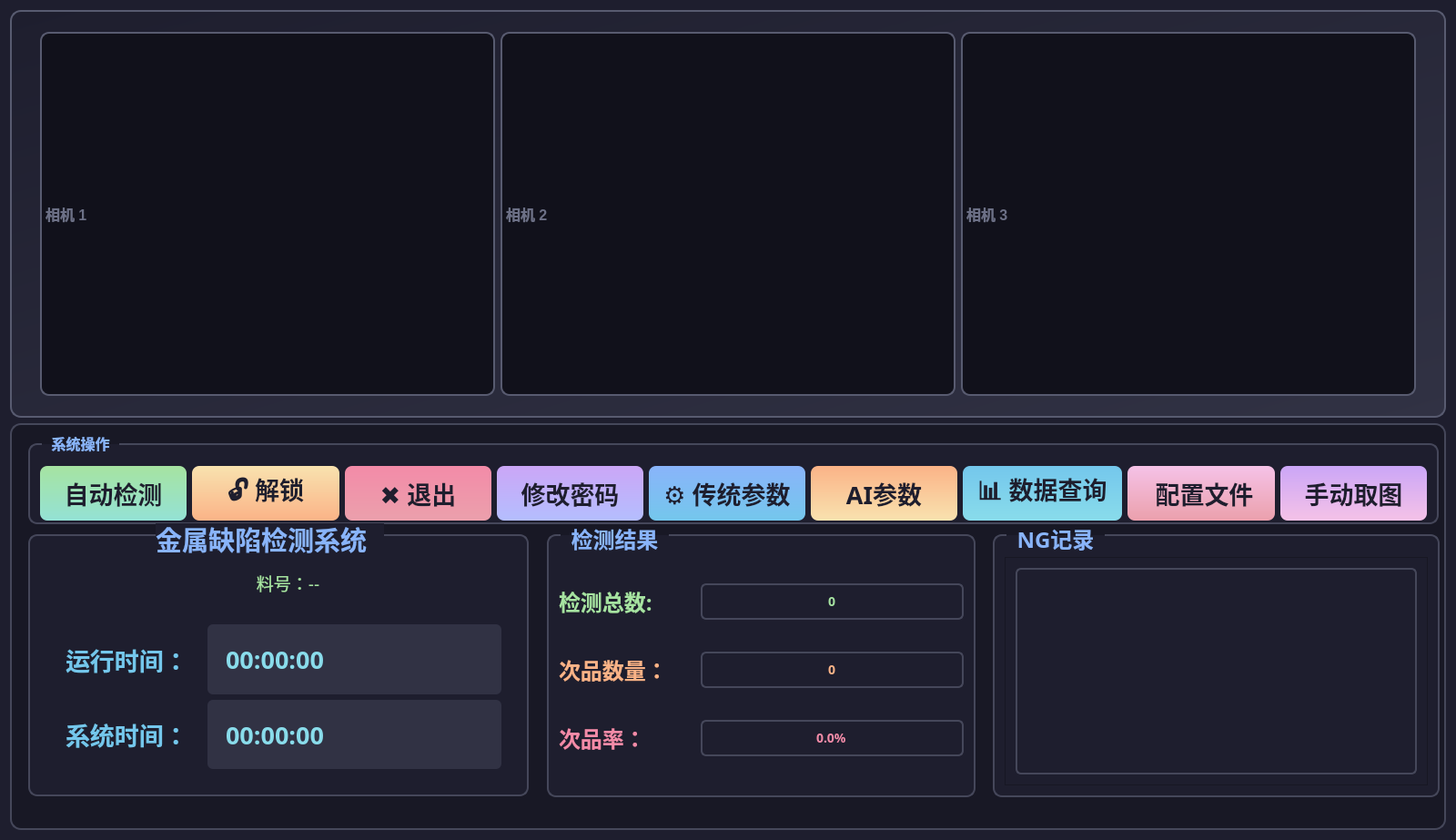
<?xml version="1.0" encoding="UTF-8"?>
<ui version="4.0">
 <class>MetalStripVisionClass</class>
 <widget class="QWidget" name="MetalStripVisionClass">
  <property name="geometry">
   <rect>
    <x>0</x>
    <y>0</y>
    <width>1600</width>
    <height>923</height>
   </rect>
  </property>
  <property name="minimumSize">
   <size>
    <width>1600</width>
    <height>900</height>
   </size>
  </property>
  <property name="windowTitle">
   <string>金属条缺陷检测</string>
  </property>
  <property name="styleSheet">
   <string notr="true">QWidget {
    background-color: #1e1e2e;
    color: #cdd6f4;
    font-family: &quot;Microsoft YaHei&quot;, &quot;Segoe UI&quot;, sans-serif;
}

QPushButton {
    background-color: qlineargradient(x1:0, y1:0, x2:0, y2:1, stop:0 #45475a, stop:1 #313244);
    color: #cdd6f4;
    border: 1px solid #585b70;
    border-radius: 8px;
    padding: 8px 16px;
    font-weight: bold;
}

QPushButton:hover {
    background-color: qlineargradient(x1:0, y1:0, x2:0, y2:1, stop:0 #585b70, stop:1 #45475a);
    border: 1px solid #74c7ec;
}

QPushButton:pressed {
    background-color: #45475a;
    padding: 6px 14px;
}

QLineEdit, QTextEdit {
    background-color: #313244;
    color: #cdd6f4;
    border: 2px solid #45475a;
    border-radius: 6px;
    padding: 6px;
    selection-background-color: #89b4fa;
}

QLineEdit:focus, QTextEdit:focus {
    border: 2px solid #89b4fa;
}

QLabel {
    color: #cdd6f4;
}

QGroupBox {
    color: #89b4fa;
    font-weight: bold;
    border: 2px solid #45475a;
    border-radius: 10px;
    margin-top: 12px;
    padding-top: 12px;
}

QGroupBox::title {
    subcontrol-origin: margin;
    left: 15px;
    padding: 0 8px;
}</string>
  </property>
  <layout class="QGridLayout" name="gridLayout">
   <item row="0" column="0">
    <widget class="QWidget" name="Show_Widget" native="true">
     <property name="styleSheet">
      <string notr="true">#Show_Widget {
    background: qlineargradient(x1:0, y1:0, x2:1, y2:1, stop:0 #1e1e2e, stop:1 #313244);
    border: 2px solid #585b70;
    border-radius: 12px;
}</string>
     </property>
     <layout class="QGridLayout" name="gridLayout_2">
      <item row="0" column="0">
       <layout class="QGridLayout" name="gridLayout_3">
        <item row="0" column="0">
         <widget class="QLabel" name="Camera1">
          <property name="sizePolicy">
           <sizepolicy hsizetype="Fixed" vsizetype="Fixed">
            <horstretch>0</horstretch>
            <verstretch>0</verstretch>
           </sizepolicy>
          </property>
          <property name="minimumSize">
           <size>
            <width>500</width>
            <height>400</height>
           </size>
          </property>
          <property name="maximumSize">
           <size>
            <width>500</width>
            <height>400</height>
           </size>
          </property>
          <property name="styleSheet">
           <string notr="true">#Camera1, #Camera2, #Camera3 {
    background-color: #11111b;
    border: 2px solid #585b70;
    border-radius: 10px;
    color: #6c7086;
    font-size: 16px;
    font-weight: bold;
    qproperty-alignment: AlignCenter;
}</string>
          </property>
          <property name="text">
           <string>相机 1</string>
          </property>
         </widget>
        </item>
        <item row="0" column="1">
         <widget class="QLabel" name="Camera2">
          <property name="sizePolicy">
           <sizepolicy hsizetype="Fixed" vsizetype="Fixed">
            <horstretch>0</horstretch>
            <verstretch>0</verstretch>
           </sizepolicy>
          </property>
          <property name="minimumSize">
           <size>
            <width>500</width>
            <height>400</height>
           </size>
          </property>
          <property name="maximumSize">
           <size>
            <width>500</width>
            <height>400</height>
           </size>
          </property>
          <property name="styleSheet">
           <string notr="true">#Camera1, #Camera2, #Camera3 {
    background-color: #11111b;
    border: 2px solid #585b70;
    border-radius: 10px;
    color: #6c7086;
    font-size: 16px;
    font-weight: bold;
    qproperty-alignment: AlignCenter;
}</string>
          </property>
          <property name="text">
           <string>相机 2</string>
          </property>
          <property name="openExternalLinks">
           <bool>false</bool>
          </property>
         </widget>
        </item>
        <item row="0" column="2">
         <widget class="QLabel" name="Camera3">
          <property name="sizePolicy">
           <sizepolicy hsizetype="Fixed" vsizetype="Fixed">
            <horstretch>0</horstretch>
            <verstretch>0</verstretch>
           </sizepolicy>
          </property>
          <property name="minimumSize">
           <size>
            <width>500</width>
            <height>400</height>
           </size>
          </property>
          <property name="maximumSize">
           <size>
            <width>500</width>
            <height>400</height>
           </size>
          </property>
          <property name="styleSheet">
           <string notr="true">#Camera1, #Camera2, #Camera3 {
    background-color: #11111b;
    border: 2px solid #585b70;
    border-radius: 10px;
    color: #6c7086;
    font-size: 16px;
    font-weight: bold;
    qproperty-alignment: AlignCenter;
}</string>
          </property>
          <property name="text">
           <string>相机 3</string>
          </property>
         </widget>
        </item>
       </layout>
      </item>
     </layout>
    </widget>
   </item>
   <item row="1" column="0">
    <widget class="QWidget" name="Tool_Widget" native="true">
     <property name="styleSheet">
      <string notr="true">#Tool_Widget {
    background-color: #181825;
    border: 2px solid #45475a;
    border-radius: 12px;
}</string>
     </property>
     <widget class="QGroupBox" name="Detect_Group">
      <property name="geometry">
       <rect>
        <x>590</x>
        <y>110</y>
        <width>471</width>
        <height>301</height>
       </rect>
      </property>
      <property name="font">
       <font>
        <family>Microsoft YaHei</family>
        <pointsize>18</pointsize>
        <bold>true</bold>
       </font>
      </property>
      <property name="layoutDirection">
       <enum>Qt::LayoutDirection::LeftToRight</enum>
      </property>
      <property name="title">
       <string>检测结果</string>
      </property>
      <layout class="QGridLayout" name="gridLayout_4">
       <item row="0" column="0">
        <layout class="QHBoxLayout" name="horizontalLayout_2" stretch="0,0">
         <item>
          <widget class="QLabel" name="Total_Label">
           <property name="minimumSize">
            <size>
             <width>150</width>
             <height>40</height>
            </size>
           </property>
           <property name="maximumSize">
            <size>
             <width>200</width>
             <height>80</height>
            </size>
           </property>
           <property name="font">
            <font>
             <family>Microsoft YaHei</family>
             <pointsize>18</pointsize>
             <bold>true</bold>
            </font>
           </property>
           <property name="layoutDirection">
            <enum>Qt::LayoutDirection::LeftToRight</enum>
           </property>
           <property name="styleSheet">
            <string notr="true">#Total_Label, #defective_label, #Defective_Rate_Label {
    color: #a6e3a1;
    font-weight: bold;
}</string>
           </property>
           <property name="text">
            <string>检测总数:</string>
           </property>
          </widget>
         </item>
         <item>
          <widget class="QLineEdit" name="Total_Edit">
           <property name="minimumSize">
            <size>
             <width>80</width>
             <height>40</height>
            </size>
           </property>
           <property name="font">
            <font>
             <family>Microsoft YaHei</family>
             <pointsize>-1</pointsize>
             <bold>true</bold>
            </font>
           </property>
           <property name="styleSheet">
            <string notr="true">#Total_Edit, #defective_lineEdit, #Defective_Rate_Edit {
    background-color: #1e1e2e;
    color: #a6e3a1;
    border: 2px solid #45475a;
    border-radius: 6px;
    padding: 6px;
    font-size: 14px;
    font-weight: bold;
}

#Total_Edit:focus, #defective_lineEdit:focus, #Defective_Rate_Edit:focus {
    border: 2px solid #a6e3a1;
    background-color: #313244;
}</string>
           </property>
           <property name="text">
            <string>0</string>
           </property>
           <property name="alignment">
            <set>Qt::AlignmentFlag::AlignCenter</set>
           </property>
           <property name="readOnly">
            <bool>true</bool>
           </property>
          </widget>
         </item>
        </layout>
       </item>
       <item row="2" column="0">
        <layout class="QHBoxLayout" name="horizontalLayout_5">
         <item>
          <widget class="QLabel" name="Defective_Rate_Label">
           <property name="minimumSize">
            <size>
             <width>150</width>
             <height>40</height>
            </size>
           </property>
           <property name="maximumSize">
            <size>
             <width>200</width>
             <height>80</height>
            </size>
           </property>
           <property name="font">
            <font>
             <family>Microsoft YaHei</family>
             <pointsize>18</pointsize>
             <bold>true</bold>
            </font>
           </property>
           <property name="styleSheet">
            <string notr="true">#Total_Label, #defective_label, #Defective_Rate_Label {
    color: #f38ba8;
    font-weight: bold;
}</string>
           </property>
           <property name="text">
            <string>次品率：</string>
           </property>
          </widget>
         </item>
         <item>
          <widget class="QLineEdit" name="Defective_Rate_Edit">
           <property name="minimumSize">
            <size>
             <width>80</width>
             <height>40</height>
            </size>
           </property>
           <property name="font">
            <font>
             <family>Microsoft YaHei</family>
             <pointsize>-1</pointsize>
             <bold>true</bold>
            </font>
           </property>
           <property name="styleSheet">
            <string notr="true">#Total_Edit, #defective_lineEdit, #Defective_Rate_Edit {
    background-color: #1e1e2e;
    color: #f38ba8;
    border: 2px solid #45475a;
    border-radius: 6px;
    padding: 6px;
    font-size: 14px;
    font-weight: bold;
}

#Total_Edit:focus, #defective_lineEdit:focus, #Defective_Rate_Edit:focus {
    border: 2px solid #f38ba8;
    background-color: #313244;
}</string>
           </property>
           <property name="text">
            <string>0.0%</string>
           </property>
           <property name="alignment">
            <set>Qt::AlignmentFlag::AlignCenter</set>
           </property>
           <property name="readOnly">
            <bool>true</bool>
           </property>
          </widget>
         </item>
        </layout>
       </item>
       <item row="1" column="0">
        <layout class="QHBoxLayout" name="horizontalLayout_4">
         <item>
          <widget class="QLabel" name="defective_label">
           <property name="minimumSize">
            <size>
             <width>150</width>
             <height>40</height>
            </size>
           </property>
           <property name="font">
            <font>
             <family>Microsoft YaHei</family>
             <pointsize>18</pointsize>
             <bold>true</bold>
            </font>
           </property>
           <property name="styleSheet">
            <string notr="true">#Total_Label, #defective_label, #Defective_Rate_Label {
    color: #fab387;
    font-weight: bold;
}</string>
           </property>
           <property name="text">
            <string>次品数量：</string>
           </property>
          </widget>
         </item>
         <item>
          <widget class="QLineEdit" name="defective_lineEdit">
           <property name="minimumSize">
            <size>
             <width>80</width>
             <height>40</height>
            </size>
           </property>
           <property name="font">
            <font>
             <family>Microsoft YaHei</family>
             <pointsize>-1</pointsize>
             <bold>true</bold>
            </font>
           </property>
           <property name="styleSheet">
            <string notr="true">#Total_Edit, #defective_lineEdit, #Defective_Rate_Edit {
    background-color: #1e1e2e;
    color: #fab387;
    border: 2px solid #45475a;
    border-radius: 6px;
    padding: 6px;
    font-size: 14px;
    font-weight: bold;
}

#Total_Edit:focus, #defective_lineEdit:focus, #Defective_Rate_Edit:focus {
    border: 2px solid #fab387;
    background-color: #313244;
}</string>
           </property>
           <property name="text">
            <string>0</string>
           </property>
           <property name="alignment">
            <set>Qt::AlignmentFlag::AlignCenter</set>
           </property>
           <property name="readOnly">
            <bool>true</bool>
           </property>
          </widget>
         </item>
        </layout>
       </item>
      </layout>
     </widget>
     <widget class="QGroupBox" name="NG_Group">
      <property name="geometry">
       <rect>
        <x>1080</x>
        <y>110</y>
        <width>491</width>
        <height>301</height>
       </rect>
      </property>
      <property name="font">
       <font>
        <family>Microsoft YaHei</family>
        <pointsize>18</pointsize>
        <bold>true</bold>
       </font>
      </property>
      <property name="title">
       <string>NG记录</string>
      </property>
      <layout class="QGridLayout" name="gridLayout_7">
       <item row="0" column="0">
        <widget class="QScrollArea" name="scrollArea">
         <property name="widgetResizable">
          <bool>true</bool>
         </property>
         <widget class="QWidget" name="scrollAreaWidgetContents">
          <property name="geometry">
           <rect>
            <x>0</x>
            <y>0</y>
            <width>467</width>
            <height>253</height>
           </rect>
          </property>
          <layout class="QGridLayout" name="gridLayout_6">
           <item row="0" column="0">
            <widget class="QTextEdit" name="NG_textedit">
             <property name="font">
              <font>
               <family>Consolas</family>
               <pointsize>-1</pointsize>
               <bold>true</bold>
              </font>
             </property>
             <property name="styleSheet">
              <string notr="true">#NG_textedit {
    background-color: #1e1e2e;
    color: #f38ba8;
    border: 2px solid #45475a;
    border-radius: 6px;
    padding: 8px;
    font-family: &quot;Consolas&quot;, &quot;Courier New&quot;, monospace;
    font-size: 12px;
}

#NG_textedit:focus {
    border: 2px solid #f38ba8;
}</string>
             </property>
             <property name="readOnly">
              <bool>true</bool>
             </property>
            </widget>
           </item>
          </layout>
         </widget>
        </widget>
       </item>
      </layout>
     </widget>
     <widget class="QGroupBox" name="System_Group">
      <property name="geometry">
       <rect>
        <x>20</x>
        <y>10</y>
        <width>1550</width>
        <height>101</height>
       </rect>
      </property>
      <property name="font">
       <font>
        <family>Microsoft YaHei</family>
        <pointsize>12</pointsize>
        <bold>true</bold>
       </font>
      </property>
      <property name="title">
       <string>系统操作</string>
      </property>
      <layout class="QGridLayout" name="gridLayout_5">
       <item row="0" column="0">
        <widget class="QPushButton" name="DetectBtn">
         <property name="minimumSize">
          <size>
           <width>100</width>
           <height>60</height>
          </size>
         </property>
         <property name="maximumSize">
          <size>
           <width>300</width>
           <height>80</height>
          </size>
         </property>
         <property name="font">
          <font>
           <family>Microsoft YaHei</family>
           <pointsize>20</pointsize>
           <bold>true</bold>
          </font>
         </property>
         <property name="styleSheet">
          <string notr="true">#DetectBtn {
    background-color: qlineargradient(x1:0, y1:0, x2:0, y2:1, stop:0 #a6e3a1, stop:1 #94e2d5);
    color: #1e1e2e;
    border: none;
    border-radius: 8px;
    font-weight: bold;
}

#DetectBtn:hover {
    background-color: qlineargradient(x1:0, y1:0, x2:0, y2:1, stop:0 #94e2d5, stop:1 #a6e3a1);
}

#DetectBtn:disabled {
    background-color: #45475a;
    color: #6c7086;
    border: 1px solid #313244;
}</string>
         </property>
         <property name="text">
          <string>自动检测</string>
         </property>
         <property name="icon">
          <iconset theme="media-playback-start"/>
         </property>
         <property name="iconSize">
          <size>
           <width>24</width>
           <height>24</height>
          </size>
         </property>
        </widget>
       </item>
       <item row="0" column="2">
        <widget class="QPushButton" name="ExitBtn">
         <property name="minimumSize">
          <size>
           <width>100</width>
           <height>60</height>
          </size>
         </property>
         <property name="maximumSize">
          <size>
           <width>300</width>
           <height>80</height>
          </size>
         </property>
         <property name="font">
          <font>
           <family>Microsoft YaHei</family>
           <pointsize>20</pointsize>
           <bold>true</bold>
          </font>
         </property>
         <property name="styleSheet">
          <string notr="true">#ExitBtn {
    background-color: qlineargradient(x1:0, y1:0, x2:0, y2:1, stop:0 #f38ba8, stop:1 #eba0ac);
    color: #1e1e2e;
    border: none;
    border-radius: 8px;
    font-weight: bold;
}

#ExitBtn:hover {
    background-color: qlineargradient(x1:0, y1:0, x2:0, y2:1, stop:0 #eba0ac, stop:1 #f38ba8);
}

#ExitBtn:disabled {
    background-color: #45475a;
    color: #6c7086;
    border: 1px solid #313244;
}</string>
         </property>
         <property name="text">
          <string>✖ 退出</string>
         </property>
        </widget>
       </item>
       <item row="0" column="4">
        <widget class="QPushButton" name="ParamBtn">
         <property name="minimumSize">
          <size>
           <width>100</width>
           <height>60</height>
          </size>
         </property>
         <property name="font">
          <font>
           <family>Microsoft YaHei</family>
           <pointsize>20</pointsize>
           <bold>true</bold>
          </font>
         </property>
         <property name="styleSheet">
          <string notr="true">#ParamBtn {
    background-color: qlineargradient(x1:0, y1:0, x2:0, y2:1, stop:0 #89b4fa, stop:1 #74c7ec);
    color: #1e1e2e;
    border: none;
    border-radius: 8px;
    font-weight: bold;
}

#ParamBtn:hover {
    background-color: qlineargradient(x1:0, y1:0, x2:0, y2:1, stop:0 #74c7ec, stop:1 #89b4fa);
}

#ParamBtn:disabled {
    background-color: #45475a;
    color: #6c7086;
    border: 1px solid #313244;
}</string>
         </property>
         <property name="text">
          <string>⚙ 传统参数</string>
         </property>
        </widget>
       </item>
       <item row="0" column="5">
        <widget class="QPushButton" name="AIParamBtn">
         <property name="minimumSize">
          <size>
           <width>100</width>
           <height>60</height>
          </size>
         </property>
         <property name="maximumSize">
          <size>
           <width>300</width>
           <height>80</height>
          </size>
         </property>
         <property name="font">
          <font>
           <family>Microsoft YaHei</family>
           <pointsize>20</pointsize>
           <bold>true</bold>
          </font>
         </property>
         <property name="styleSheet">
          <string notr="true">#AIParamBtn {
    background-color: qlineargradient(x1:0, y1:0, x2:0, y2:1, stop:0 #fab387, stop:1 #f9e2af);
    color: #1e1e2e;
    border: none;
    border-radius: 8px;
    font-weight: bold;
}

#AIParamBtn:hover {
    background-color: qlineargradient(x1:0, y1:0, x2:0, y2:1, stop:0 #f9e2af, stop:1 #fab387);
}

#AIParamBtn:disabled {
    background-color: #45475a;
    color: #6c7086;
    border: 1px solid #313244;
}</string>
         </property>
         <property name="text">
          <string>AI参数</string>
         </property>
        </widget>
       </item>
       <item row="0" column="3">
        <widget class="QPushButton" name="PressBtn">
         <property name="minimumSize">
          <size>
           <width>100</width>
           <height>60</height>
          </size>
         </property>
         <property name="maximumSize">
          <size>
           <width>300</width>
           <height>80</height>
          </size>
         </property>
         <property name="font">
          <font>
           <family>Microsoft YaHei</family>
           <pointsize>20</pointsize>
           <bold>true</bold>
          </font>
         </property>
         <property name="styleSheet">
          <string notr="true">#PressBtn {
    background-color: qlineargradient(x1:0, y1:0, x2:0, y2:1, stop:0 #cba6f7, stop:1 #b4befe);
    color: #1e1e2e;
    border: none;
    border-radius: 8px;
    font-weight: bold;
}

#PressBtn:hover {
    background-color: qlineargradient(x1:0, y1:0, x2:0, y2:1, stop:0 #b4befe, stop:1 #cba6f7);
}

#PressBtn:disabled {
    background-color: #45475a;
    color: #6c7086;
    border: 1px solid #313244;
}</string>
         </property>
         <property name="text">
          <string>修改密码</string>
         </property>
         <property name="icon">
          <iconset theme="document-properties"/>
         </property>
         <property name="iconSize">
          <size>
           <width>20</width>
           <height>20</height>
          </size>
         </property>
        </widget>
       </item>
       <item row="0" column="1">
        <widget class="QPushButton" name="UnlockBtn">
         <property name="minimumSize">
          <size>
           <width>100</width>
           <height>60</height>
          </size>
         </property>
         <property name="maximumSize">
          <size>
           <width>300</width>
           <height>80</height>
          </size>
         </property>
         <property name="font">
          <font>
           <family>Microsoft YaHei</family>
           <pointsize>20</pointsize>
           <bold>true</bold>
          </font>
         </property>
         <property name="styleSheet">
          <string notr="true">#UnlockBtn {
    background-color: qlineargradient(x1:0, y1:0, x2:0, y2:1, stop:0 #f9e2af, stop:1 #fab387);
    color: #1e1e2e;
    border: none;
    border-radius: 8px;
    font-weight: bold;
}

#UnlockBtn:hover {
    background-color: qlineargradient(x1:0, y1:0, x2:0, y2:1, stop:0 #fab387, stop:1 #f9e2af);
}

#UnlockBtn:disabled {
    background-color: #45475a;
    color: #6c7086;
    border: 1px solid #313244;
}</string>
         </property>
         <property name="text">
          <string>🔓 解锁</string>
         </property>
        </widget>
       </item>
       <item row="0" column="6">
        <widget class="QPushButton" name="DataBtn">
         <property name="minimumSize">
          <size>
           <width>100</width>
           <height>60</height>
          </size>
         </property>
         <property name="font">
          <font>
           <family>Microsoft YaHei</family>
           <pointsize>20</pointsize>
           <bold>true</bold>
          </font>
         </property>
         <property name="styleSheet">
          <string notr="true">#DataBtn {
    background-color: qlineargradient(x1:0, y1:0, x2:0, y2:1, stop:0 #74c7ec, stop:1 #89dceb);
    color: #1e1e2e;
    border: none;
    border-radius: 8px;
    font-weight: bold;
}

#DataBtn:hover {
    background-color: qlineargradient(x1:0, y1:0, x2:0, y2:1, stop:0 #89dceb, stop:1 #74c7ec);
}

#DataBtn:disabled {
    background-color: #45475a;
    color: #6c7086;
    border: 1px solid #313244;
}</string>
         </property>
         <property name="text">
          <string>📊 数据查询</string>
         </property>
        </widget>
       </item>
       <item row="0" column="7">
        <widget class="QPushButton" name="ConfigManagerBtn">
         <property name="minimumSize">
          <size>
           <width>100</width>
           <height>60</height>
          </size>
         </property>
         <property name="maximumSize">
          <size>
           <width>200</width>
           <height>80</height>
          </size>
         </property>
         <property name="font">
          <font>
           <family>Microsoft YaHei</family>
           <pointsize>20</pointsize>
           <bold>true</bold>
          </font>
         </property>
         <property name="styleSheet">
          <string notr="true">#ConfigManagerBtn {
    background-color: qlineargradient(x1:0, y1:0, x2:0, y2:1, stop:0 #f5c2e7, stop:1 #eba0ac);
    color: #1e1e2e;
    border: none;
    border-radius: 8px;
    font-weight: bold;
}

#ConfigManagerBtn:hover {
    background-color: qlineargradient(x1:0, y1:0, x2:0, y2:1, stop:0 #eba0ac, stop:1 #f5c2e7);
}

#ConfigManagerBtn:disabled {
    background-color: #45475a;
    color: #6c7086;
    border: 1px solid #313244;
}</string>
         </property>
         <property name="text">
          <string> 配置文件</string>
         </property>
         <property name="icon">
          <iconset theme="document-open"/>
         </property>
         <property name="iconSize">
          <size>
           <width>20</width>
           <height>20</height>
          </size>
         </property>
        </widget>
       </item>
       <item row="0" column="8">
        <widget class="QPushButton" name="ManualCaptureBtn">
         <property name="minimumSize">
          <size>
           <width>100</width>
           <height>60</height>
          </size>
         </property>
         <property name="maximumSize">
          <size>
           <width>300</width>
           <height>80</height>
          </size>
         </property>
         <property name="font">
          <font>
           <family>Microsoft YaHei</family>
           <pointsize>20</pointsize>
           <bold>true</bold>
          </font>
         </property>
         <property name="styleSheet">
          <string notr="true">#ManualCaptureBtn {
    background-color: qlineargradient(x1:0, y1:0, x2:0, y2:1, stop:0 #cba6f7, stop:1 #f5c2e7);
    color: #1e1e2e;
    border: none;
    border-radius: 8px;
    font-weight: bold;
}

#ManualCaptureBtn:hover {
    background-color: qlineargradient(x1:0, y1:0, x2:0, y2:1, stop:0 #f5c2e7, stop:1 #cba6f7);
}

#ManualCaptureBtn:disabled {
    background-color: #45475a;
    color: #6c7086;
    border: 1px solid #313244;
}</string>
         </property>
         <property name="text">
          <string>手动取图</string>
         </property>
         <property name="icon">
          <iconset theme="camera-photo"/>
         </property>
         <property name="iconSize">
          <size>
           <width>24</width>
           <height>24</height>
          </size>
         </property>
        </widget>
       </item>
      </layout>
     </widget>
     <widget class="QGroupBox" name="groupBox">
      <property name="geometry">
       <rect>
        <x>20</x>
        <y>110</y>
        <width>550</width>
        <height>300</height>
       </rect>
      </property>
      <property name="title">
       <string/>
      </property>
      <widget class="QLabel" name="SystemName_Label">
       <property name="geometry">
        <rect>
         <x>140</x>
         <y>0</y>
         <width>251</width>
         <height>34</height>
        </rect>
       </property>
       <property name="font">
        <font>
         <family>Microsoft YaHei</family>
         <pointsize>22</pointsize>
         <bold>true</bold>
        </font>
       </property>
       <property name="styleSheet">
        <string notr="true">#SystemName_Label {
    color: #89b4fa;
    font-weight: bold;
}</string>
       </property>
       <property name="text">
        <string>金属缺陷检测系统</string>
       </property>
      </widget>
      <widget class="QLabel" name="PartNumber_Label">
       <property name="geometry">
        <rect>
         <x>50</x>
         <y>50</y>
         <width>471</width>
         <height>31</height>
        </rect>
       </property>
       <property name="font">
        <font>
         <family>Microsoft YaHei</family>
         <pointsize>14</pointsize>
         <bold>false</bold>
        </font>
       </property>
       <property name="layoutDirection">
        <enum>Qt::LayoutDirection::LeftToRight</enum>
       </property>
       <property name="styleSheet">
        <string notr="true">#PartNumber_Label {
    color: #a6e3a1;
    font-weight: normal;
}</string>
       </property>
       <property name="text">
        <string>料号：--</string>
       </property>
       <property name="alignment">
        <set>Qt::AlignmentFlag::AlignCenter</set>
       </property>
      </widget>
      <widget class="QWidget" name="layoutWidget">
       <property name="geometry">
        <rect>
         <x>30</x>
         <y>100</y>
         <width>501</width>
         <height>181</height>
        </rect>
       </property>
       <layout class="QVBoxLayout" name="verticalLayout">
        <item>
         <layout class="QHBoxLayout" name="horizontalLayout">
          <item>
           <widget class="QLabel" name="Runtime_Label_2">
            <property name="minimumSize">
             <size>
              <width>150</width>
              <height>40</height>
             </size>
            </property>
            <property name="maximumSize">
             <size>
              <width>100</width>
              <height>16777215</height>
             </size>
            </property>
            <property name="font">
             <font>
              <family>Microsoft YaHei</family>
              <pointsize>20</pointsize>
              <bold>true</bold>
             </font>
            </property>
            <property name="styleSheet">
             <string notr="true">#Runtime_Label_2, #System_Label {
    color: #74c7ec;
    font-weight: bold;
}</string>
            </property>
            <property name="text">
             <string>运行时间：</string>
            </property>
           </widget>
          </item>
          <item>
           <widget class="QLabel" name="Runtime_Label">
            <property name="minimumSize">
             <size>
              <width>80</width>
              <height>40</height>
             </size>
            </property>
            <property name="font">
             <font>
              <family>Microsoft YaHei</family>
              <pointsize>20</pointsize>
              <bold>true</bold>
             </font>
            </property>
            <property name="styleSheet">
             <string notr="true">#Runtime_Label, #System_Label_2 {
    color: #89dceb;
    font-weight: bold;
    background-color: #313244;
    border-radius: 6px;
    padding: 6px 12px;
}</string>
            </property>
            <property name="text">
             <string>00:00:00</string>
            </property>
           </widget>
          </item>
         </layout>
        </item>
        <item>
         <layout class="QHBoxLayout" name="horizontalLayout_3">
          <item>
           <widget class="QLabel" name="System_Label">
            <property name="minimumSize">
             <size>
              <width>150</width>
              <height>40</height>
             </size>
            </property>
            <property name="maximumSize">
             <size>
              <width>100</width>
              <height>16777215</height>
             </size>
            </property>
            <property name="font">
             <font>
              <family>Microsoft YaHei</family>
              <pointsize>20</pointsize>
              <bold>true</bold>
             </font>
            </property>
            <property name="styleSheet">
             <string notr="true">#Runtime_Label_2, #System_Label {
    color: #74c7ec;
    font-weight: bold;
}</string>
            </property>
            <property name="text">
             <string>系统时间：</string>
            </property>
           </widget>
          </item>
          <item>
           <widget class="QLabel" name="System_Label_2">
            <property name="font">
             <font>
              <family>Microsoft YaHei</family>
              <pointsize>20</pointsize>
              <bold>true</bold>
             </font>
            </property>
            <property name="styleSheet">
             <string notr="true">#Runtime_Label, #System_Label_2 {
    color: #89dceb;
    font-weight: bold;
    background-color: #313244;
    border-radius: 6px;
    padding: 6px 12px;
}</string>
            </property>
            <property name="text">
             <string>00:00:00</string>
            </property>
           </widget>
          </item>
         </layout>
        </item>
       </layout>
      </widget>
     </widget>
    </widget>
   </item>
  </layout>
 </widget>
 <layoutdefault spacing="6" margin="11"/>
 <resources>
  <include location="MetalStripVision.qrc"/>
 </resources>
 <connections/>
 <slots>
  <slot>CoutingButton_click()</slot>
 </slots>
</ui>
